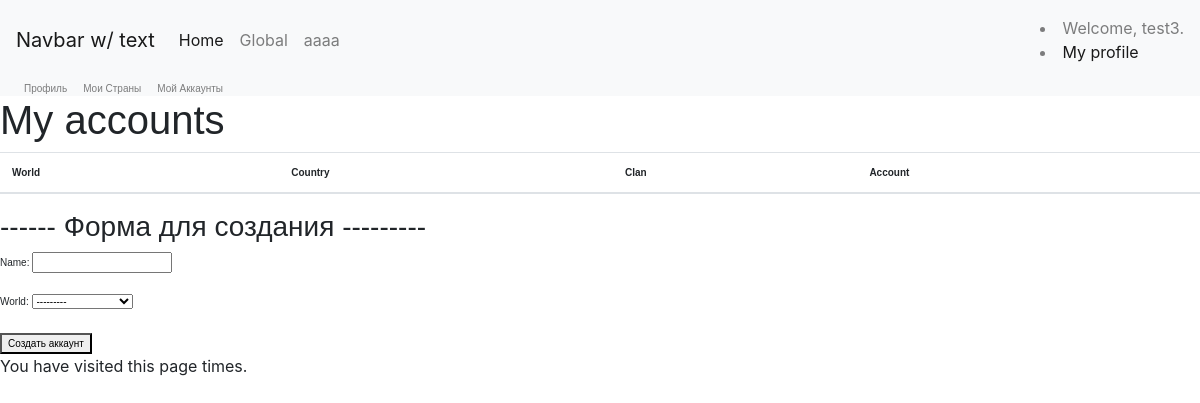
The page /account/ (signed in) on the database as committed earlier.
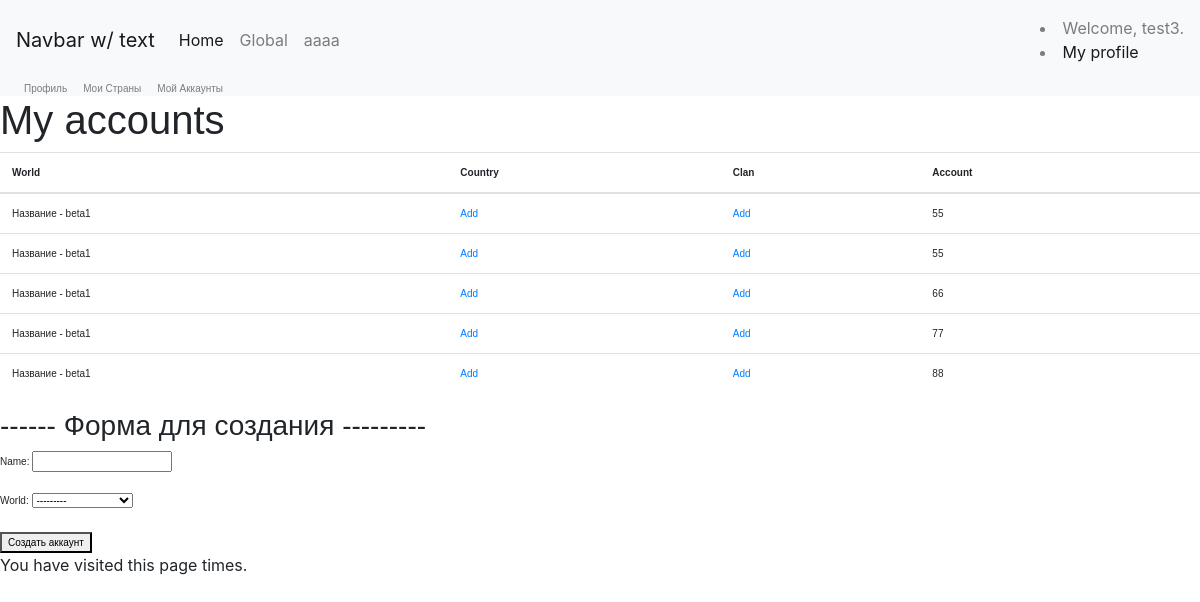
The same page on the database as committed later.
### structure/models.py (models this page shows, shortened)
class World_version(models.Model):
    STATUS_OF_WORLD = (
        ('enable', '_enable'),
        ('disable', '_disable'),
        ('comingsoon', '_comingsoon'),
    )
    name = models.CharField(max_length=50)
    status_of_world = models.CharField(max_length=10, choices=STATUS_OF_WORLD)
    def __str__(self):
        return 'Название - {0}'.format(self.name)

class Customer_Account(models.Model):
    name = models.CharField(max_length=50)
    world = models.ForeignKey(World_version, on_delete=models.CASCADE)
    customer = models.ForeignKey(User, on_delete=models.CASCADE)

### customer/views.py (the view)
# urls.py: url(r'^account/$', views.account_view, name='my_account'),
@csrf_exempt
def account_view(request):
    args = {}
    args['accounts'] = Customer_Account.objects.filter(customer = request.user.id)
    args['form'] = CreateAccountForm()
    return render(request, 'profile/account.html', args)

### structure/forms.py
class CreateAccountForm(forms.ModelForm):
    class Meta:
        model = Customer_Account
        fields = ['name', 'world']

### customer/templates/profile/account.html (shortened to what this page needs)
{% extends "base.html" %}
{% load static %}
{% block content %}
    {% include "profile/profile_nav_bar.html" %}
    <h1> My accounts</h1>
    <table class="table table-hover">
        <thead>
            <tr>
                <th scope="col">World</th>
                <th scope="col">Country</th>
                <th scope="col">Clan</th>
                <th scope="col">Account</th>
            </tr>
        </thead>
        <tbody>
            {% for item in accounts %}
                <tr>
                    <td> {{ item.world }} </td>
                    <td>  <a href=""> Add </a>  </td>
                    <td>  <a href=""> Add </a>  </td>
                    <td> {{ item.name }} </td>
                </tr>
            {% endfor %}
        </tbody>
    </table>
    <h3> ------ Форма для создания --------- </h3>
    <form action="/account/create/" method="post">
        {{ form.as_p }}
        <button type="submit">Создать аккаунт</button>
    </form>
{% endblock %}

### templates/base.html (shortened to what this page needs)
{% load static from staticfiles %}
<!doctype html>
<html lang="en">
    <head>
        {% load staticfiles %}
        <link rel="stylesheet" href="https://stackpath.bootstrapcdn.com/bootstrap/4.1.3/css/bootstrap.min.css">
         <link rel="stylesheet" href={% static "globalMaps/img/first.css" %} type="text/css" >
    </head>
    <body>
     {% include "includes/header.html" %}
    <div id="container">
        {% block content %}
        {% endblock %}
    </div>
    <p>You have visited this page {{ num_visits }}{% if num_visits == 1 %} time{% else %} times{% endif %}.</p>
    </body>
</html>

### templates/includes/header.html (shortened to what this page needs)
<nav class="navbar navbar-expand-lg navbar-light bg-light">
  <a class="navbar-brand" href="#">Navbar w/ text</a>
  <div class="collapse navbar-collapse" id="navbarText">
    <ul class="navbar-nav mr-auto">
      <li class="nav-item active">
        <a class="nav-link" href="#">Home <span class="sr-only">(current)</span></a>
      </li>
      <li class="nav-item">
        <a class="nav-link" href="{% url 'global' %}">Global</a>
      </li>
      <li class="nav-item">
        <a class="nav-link" href="#" data-toggle="modal" data-target="#myModal"> aaaa </a>
      </li>
    </ul>
    <span class="navbar-text">
           {% if user.is_authenticated %}
                <li>Welcome, {{ user.username }}.</li>
                <li> <a href="{% url 'profile' %}">My profile</a>    </li>
            {% else %}
                <li>Welcome, new user.</li>
                <li> <a href="{% url 'login' %}">Please Log in</a></li>
            {% endif %}
    </span>
  </div>
</nav>

### customer/templates/profile/profile_nav_bar.html
<nav class="navbar navbar-expand-lg navbar-light bg-light">
      <div class="collapse navbar-collapse" id="navbarText">
    <ul class="navbar-nav mr-auto">
      <li class="nav-item">
        <a class="nav-link" href="{% url 'profile' %}">Профиль</a>
      </li>
      <li class="nav-item">
        <a class="nav-link" href="{% url 'my_country' %}">Мои Страны</a>
      </li>
        <li class="nav-item">
        <a class="nav-link" href="{% url 'my_account' %}">Мой Аккаунты</a>
      </li>
    </ul>
  </div>
</nav>

### global_maps/static/globalMaps/css/first.css (style rules this page uses)
:root { --greyDarkest: rgba(0,0,0,.5); --greyDark: rgba(0,0,0,.2); --greyLight: rgba(0,0,0,.05); }
#container { position:relative; font-family: Arial; font-size: 10px; }
#container div { margin:auto; position: absolute; text-align:center; background-size: contain; background-position: center center; background-repeat: no-repeat; cursor: pointer; }

Rows that differ between the two databases and show on the page:
added Customer_Account: world "Название - beta1", name "55"
added Customer_Account: world "Название - beta1", name "55"
added Customer_Account: world "Название - beta1", name "66"
added Customer_Account: world "Название - beta1", name "77"
added Customer_Account: world "Название - beta1", name "88"
